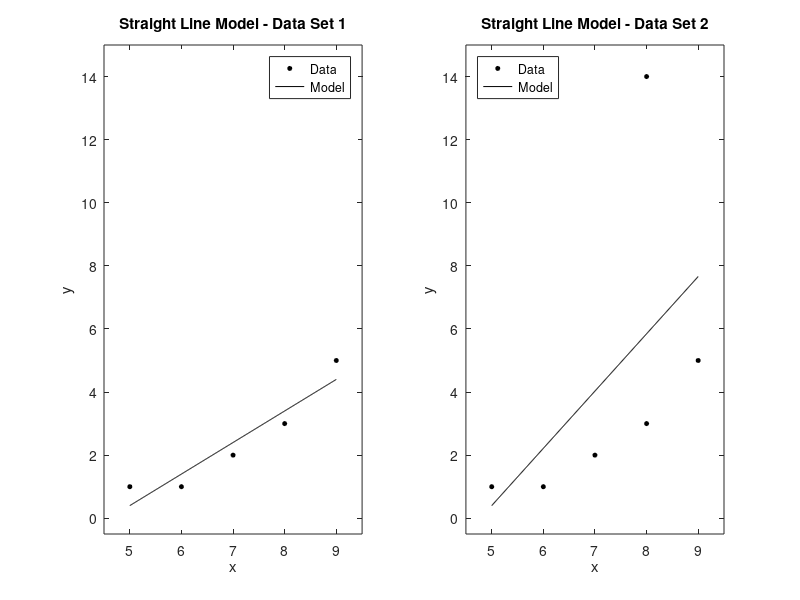
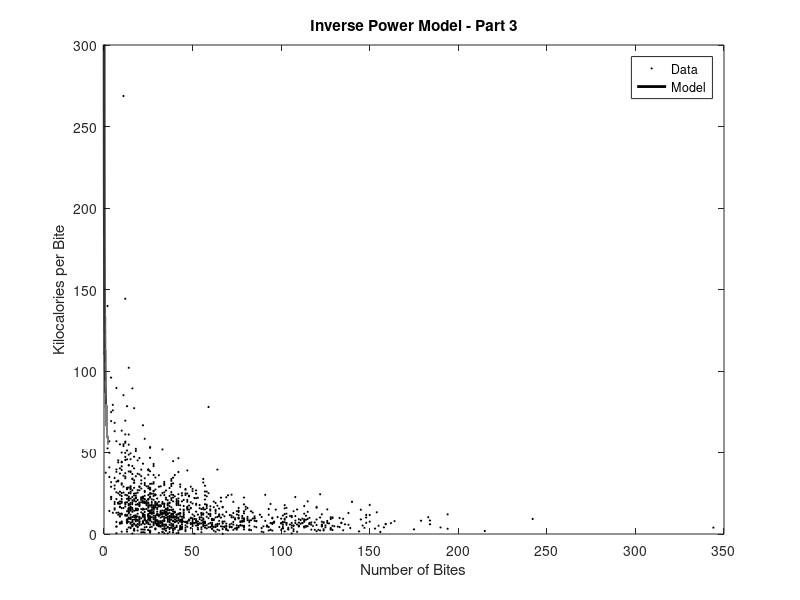

MATLAB code to generate these figures, in order:
% Tim Driscoll 
% Lab 1 - Model Fitting
% 8/31/21

clear
clc
close all

%% Part 1 fitting a 2D line

xpoints = [5,6,7,8,9];
ypoints = [1,1,2,3,5];

A = [5,1;6,1;7,1;8,1;9,1]; %basis functions (xi,1)
b =[1;1;2;3;5];            %yi values

%calculate for unknows (x) which represents m and b in the model y = mx + b
x = ((A'*A)^-1)*A'*b;
fprintf("For part one the calculated values for the line model are as follows\n");
fprintf("Slope: %0.3f\nb: %0.3f\n\n",x(1),x(2));
%Calculate y values for fitted model
xfitted = 5:0.01:9;
yfitted = x(1)*xfitted + x(2);

%Plot the raw data aswell as a fitted line.
figure('Color','w');
subplot(1,2,1)
plot(xpoints,ypoints,'ko', 'markerfacecolor','k','markersize',3);
axis([4.5 9.5 -0.5 15])
hold on
plot(xfitted,yfitted,'k-');
xlabel('x')
ylabel('y')
title('Straight Line Model - Data Set 1');
legend('Data','Model','Location','NorthEast')
%equation = sprintf("y = %0.3fx + %0.03f",x(1),x(2));
%text(4.5,4,equation,"EdgeColor","k");

%% Part 2 fitting a 2D line (additional point)

xpoints = [5,6,7,8,8,9];
ypoints = [1,1,2,3,14,5];

A = [5,1;6,1;7,1;8,1;8,1;9,1]; %basis functions (xi,1)
b =[1;1;2;3;14;5];            %yi values

%calculate for unknows (x) which represents m and b in the model y = mx + b
x = ((A'*A)^-1)*A'*b;
fprintf("For part two the calculated values for the line model are as follows\n");
fprintf("Slope: %0.3f\nb: %0.3f\n\n",x(1),x(2));

%Calculate y values for fitted model
xfitted2 = 5:0.01:9;
yfitted2 = x(1)*xfitted + x(2);

%Plot the raw data aswell as a fitted line.
%figure('Color','w');
subplot(1,2,2)
plot(xpoints,ypoints,'ko', 'markerfacecolor','k','markersize',3);
axis([4.5 9.5 -0.5 15])
hold on
plot(xfitted2,yfitted2,'k-');
xlabel('x')
ylabel('y')
title('Straight Line Model - Data Set 2');
legend('Data','Model','Location','NorthWest')
%equation = sprintf("y = %0.3fx + %0.03f",x(1),x(2));
%text(4.5,4,equation,"EdgeColor","k");

%Expalnation of difference between the models in part 1 and 2 when the point
%(8,14) is added.
% This point is an outlier relative to the typical why positions in the
% data set. The typical why values ranged from 1-5 so a value of 14 rotated
% the modeled line towards teh left (positive yaxis). From part 1 to part 2
% the slope changed from 1.000 to 1.815 and the yintercept changed from
% -4.600 to -8.677. Both values almost doubled from part 1 to part 2.
% Overall the addition of the outlier point in part 2 negatively impacted
% the accuracy of the model and largely increased the value of the
% residual.

%% Part 3 Designing a model for "83people-all-meals.txt"

%read in all the data
%Data format: Employee ID, Meal ID, # of Bites, # of kilocalories
fileID = fopen('83people-all-meals.txt','r');
data = fscanf(fileID,'%f %f %f %f',[4,Inf]);
data = data';

xpoints = data(:,3);
ypoints = data(:,4)./data(:,3);

A = 1./xpoints;
A(:,2) = 1;
b = ypoints;
x = ((A'*A)^-1)*A'*b;

A2 = 1./(xpoints.^(1/2));
A2(:,2) = 1;
b2 = ypoints;
x2 = ((A2'*A2)^-1)*A2'*b2;

A3 = exp(-xpoints);
A3(:,2) = 1;
b3 = ypoints;
x3 = ((A3'*A3)^-1)*A3'*b3;

A4 = -log(xpoints);
b4 = ypoints;
x4 = ((A4'*A4)^-1)*A4'*b4;

xfitted = 1:0.01:max(xpoints);
yfitted = x(1)*(1./xfitted) + x(2);

xfitted2 = 0:0.0001:max(xpoints);
yfitted2 = x2(1)*(1./(xfitted2.^(1/2))) + x2(2);

xfitted3 = 0:0.0001:max(xpoints);
yfitted3 = x3(1)*exp(-xfitted3) + x3(2);

xfitted4 = 0:0.0001:max(xpoints);
yfitted4 = x4*-log(xfitted3);

index = find(xpoints <100.0);
index2 = find(xpoints >= 100.0);
count = 1;
for i =1:3:length(index)
    xpoints2(count) = xpoints(index(i));
    ypoints2(count) = ypoints(index(i));
    count = count +1;
end
for i =1:1:length(index2)
    xpoints2(count) = xpoints(index2(i));
    ypoints2(count) = ypoints(index2(i));
    count = count +1;
end
%Plot the raw data aswell as a fitted line.
figure('Color','w');
plot(xpoints2,ypoints2,'ko', 'markerfacecolor','k','markersize',1);
axis([0 350 0 300])
xlabel("Number of Bites");
ylabel("Kilocalories per Bite");
hold on
%plot(xfitted,yfitted,'b-');
plot(xfitted2,yfitted2,'k-', 'lineWidth',2);
%plot(xfitted3,yfitted3,'k-');
%plot(xfitted4,yfitted4,'y-');
title('Inverse Power Model - Part 3');
legend('Data','Model','Location','NorthEast')
%equation = sprintf("y = %0.3f(1/x)^{1/2} + %0.03f",x2(1),x2(2));
%text(150,150,equation,"EdgeColor","k");
